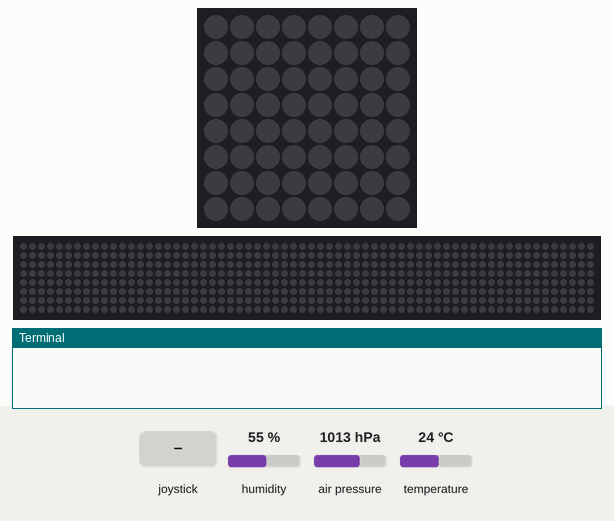
Bench run of a program on a simulated Raspberry Pi (BCM pin numbers) with a Sense HAT. Parts: the Sense HAT's 8×8 RGB LED matrix, a strip that is not on the board, showing the scrolling text unrolled, the last lines printed to the terminal. The inputs (shaded band) are chosen by the test bench; at power-on: humidity 55 %, air pressure 1013 hPa, temperature 24 °C. The clock reads 2024-03-15 10:24:30 at power-on unless the program sets it; the 64×8 strip is a reading aid, not a part: it shows the text the matrix is scrolling, unrolled, one strip-width of it at a time.

Above: at 1.2 s.
1.3 s: joystick clicked
At 1.57 s:
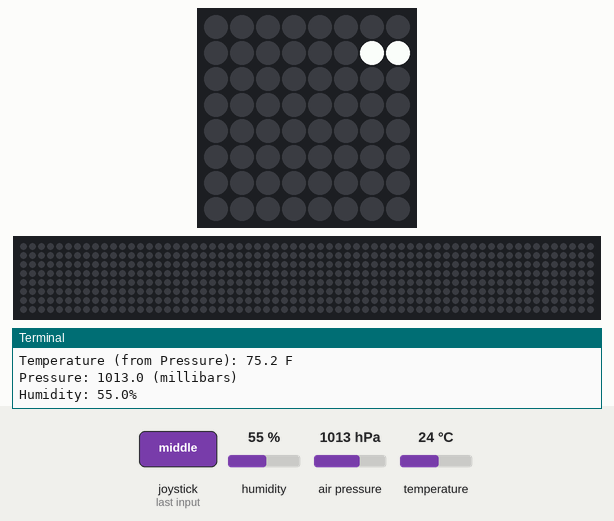
At 1.92 s:
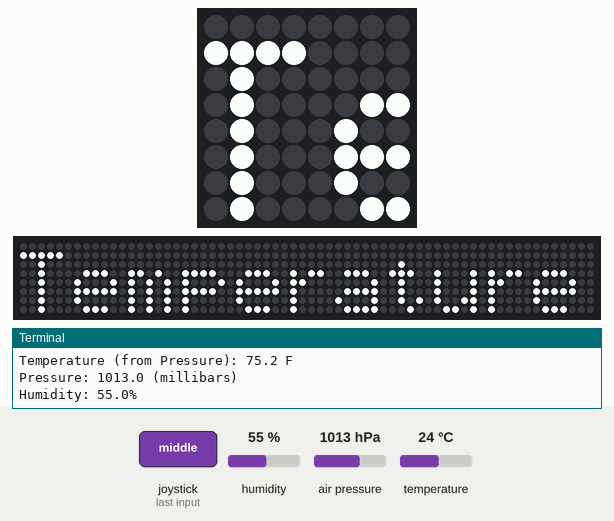

Measured:
- after the input at 1.3 s, the LEDs: first change after 0.21 s (image 1 shows a later state)

The program:

env-sense.py
```python
#!/usr/bin/python

from sense_hat import SenseHat, ACTION_RELEASED
import time
import signal
import sys

sense = SenseHat()

def clear():
    sense.clear()

def signal_handler(signal, frame):
    print('Exitting app')
    clear()
    sys.exit()

sense.set_rotation(180)

def clear():
    sense.clear()

def toFarenheit(tempInC):
    return tempInC * 1.8 + 32

def pushed_button(event):
    if event.action == ACTION_RELEASED:
        t = toFarenheit(sense.get_temperature())
        th = toFarenheit(sense.get_temperature_from_humidity())
        tp = toFarenheit(sense.get_temperature_from_pressure())
        p = sense.get_pressure()
        h = sense.get_humidity()

        t = round(t, 1)
        th = round(th, 1)
        tp = round(tp, 1)
        p = round(p, 1)
        h = round(h, 1)

        currentTime = time.strftime("%Y-%m-%d %H:%M:%S", time.gmtime())
        print("Reading as of %s" % currentTime)
        print("Temperature: %s F" % t)
        print("Temperature (from Humidity): %s F" % th)
        print("Temperature (from Pressure): %s F" % tp)
        print ("Pressure: %s (millibars) " %p )
        print ("Humidity: %s%% " %h )

        msg = "Temperature = {0}, Pressure = {1}, Humidity = {2}".format(t,p,h)

        sense.show_message(msg, scroll_speed=0.05)

        clear()

clear()
sense.stick.direction_middle = pushed_button
signal.signal(signal.SIGINT, signal_handler)
signal.pause()
```
